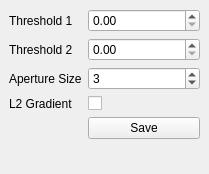
<?xml version="1.0" encoding="UTF-8"?>
<ui version="4.0">
 <class>CannyEdgeDetection</class>
 <widget class="QMainWindow" name="CannyEdgeDetection">
  <property name="geometry">
   <rect>
    <x>0</x>
    <y>0</y>
    <width>209</width>
    <height>174</height>
   </rect>
  </property>
  <property name="windowTitle">
   <string>Edge Detection: Canny</string>
  </property>
  <widget class="QWidget" name="formLayoutWidget">
   <property name="geometry">
    <rect>
     <x>9</x>
     <y>9</y>
     <width>191</width>
     <height>149</height>
    </rect>
   </property>
   <layout class="QFormLayout" name="formLayout">
    <item row="0" column="0">
     <widget class="QLabel" name="label">
      <property name="text">
       <string>Threshold 1</string>
      </property>
     </widget>
    </item>
    <item row="0" column="1">
     <widget class="QDoubleSpinBox" name="threshold1">
      <property name="maximum">
       <double>999.990000000000009</double>
      </property>
     </widget>
    </item>
    <item row="1" column="0">
     <widget class="QLabel" name="label_2">
      <property name="text">
       <string>Threshold 2</string>
      </property>
     </widget>
    </item>
    <item row="1" column="1">
     <widget class="QDoubleSpinBox" name="threshold2">
      <property name="maximum">
       <double>999.990000000000009</double>
      </property>
      <property name="value">
       <double>0.000000000000000</double>
      </property>
     </widget>
    </item>
    <item row="2" column="0">
     <widget class="QLabel" name="label_3">
      <property name="toolTip">
       <string>&lt;html&gt;&lt;head/&gt;&lt;body&gt;&lt;p&gt;&lt;br/&gt;&lt;/p&gt;&lt;/body&gt;&lt;/html&gt;</string>
      </property>
      <property name="text">
       <string>Aperture Size</string>
      </property>
     </widget>
    </item>
    <item row="2" column="1">
     <widget class="QSpinBox" name="apertureSize">
      <property name="toolTip">
       <string>&lt;html&gt;&lt;head/&gt;&lt;body&gt;&lt;p&gt;&lt;br/&gt;&lt;/p&gt;&lt;/body&gt;&lt;/html&gt;</string>
      </property>
      <property name="minimum">
       <number>1</number>
      </property>
      <property name="maximum">
       <number>7</number>
      </property>
      <property name="singleStep">
       <number>2</number>
      </property>
      <property name="value">
       <number>3</number>
      </property>
     </widget>
    </item>
    <item row="3" column="0">
     <widget class="QLabel" name="label_4">
      <property name="text">
       <string>L2 Gradient</string>
      </property>
     </widget>
    </item>
    <item row="3" column="1">
     <widget class="QCheckBox" name="l2Gradient">
      <property name="text">
       <string/>
      </property>
      <property name="checked">
       <bool>false</bool>
      </property>
      <property name="tristate">
       <bool>false</bool>
      </property>
     </widget>
    </item>
    <item row="4" column="1">
     <widget class="QPushButton" name="pushButton">
      <property name="text">
       <string>Save</string>
      </property>
     </widget>
    </item>
   </layout>
  </widget>
 </widget>
 <resources/>
 <connections/>
</ui>
